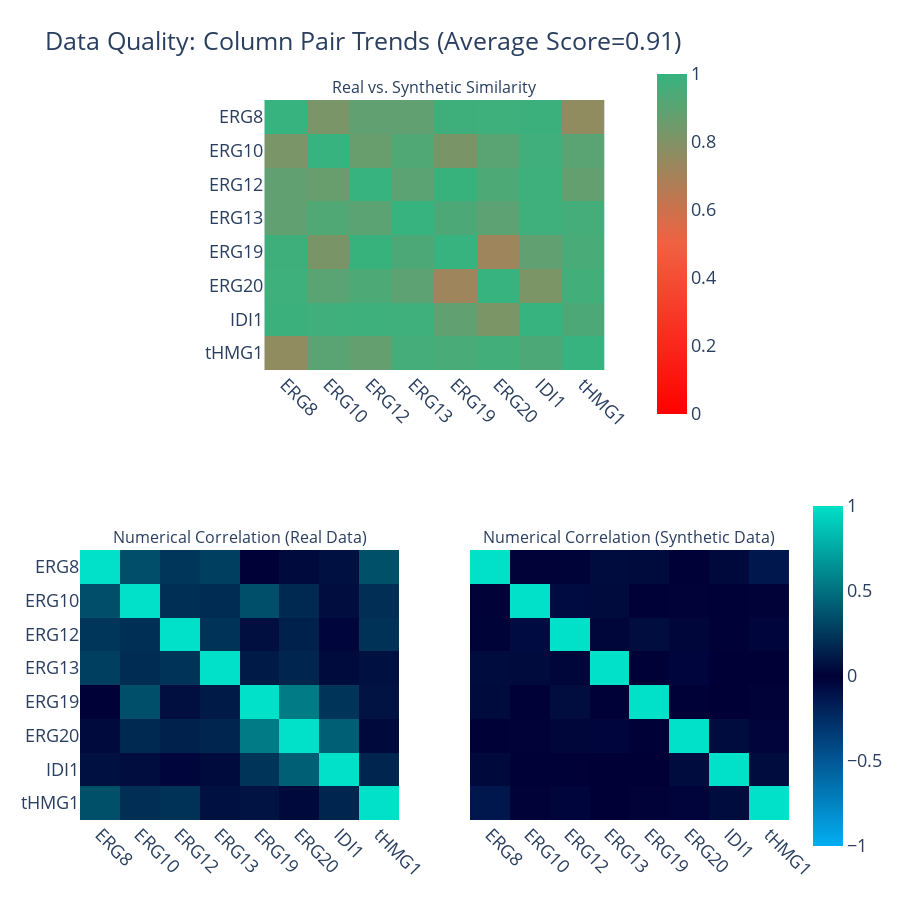

Write notebook code for a chart like this one.
### Code cell
pp = quality_report.get_visualization('Column Pair Trends')
pio.renderers.default = "vscode"
pp

### Figure 1 — Plotly figure (JSON) as saved in the notebook; plotly's stock layout.template omitted (floating-point values rounded to 4 significant figures)
{"data": [{"coloraxis": "coloraxis", "hovertemplate": "<b>Column Pair</b><br>(%{x},%{y})<br><br>Similarity: %{z}<extra></extra>", "type": "heatmap", "x": ["ERG8", "ERG10", "ERG12", "ERG13", "ERG19", "ERG20", "IDI1", "tHMG1"], "xaxis": "x", "y": ["ERG8", "ERG10", "ERG12", "ERG13", "ERG19", "ERG20", "IDI1", "tHMG1"], "yaxis": "y", "z": [[1, 0.819, 0.886, 0.885, 0.978, 0.981, 0.984, 0.757], [0.819, 1, 0.865, 0.93, 0.82, 0.903, 0.973, 0.903], [0.886, 0.865, 1, 0.9, 0.995, 0.938, 0.98, 0.876], [0.885, 0.93, 0.9, 1, 0.94, 0.898, 0.976, 0.961], [0.978, 0.82, 0.995, 0.94, 1, 0.72, 0.884, 0.952], [0.981, 0.903, 0.938, 0.898, 0.72, 1, 0.815, 0.969], [0.984, 0.973, 0.98, 0.976, 0.884, 0.815, 1, 0.941], [0.757, 0.903, 0.876, 0.961, 0.952, 0.969, 0.941, 1]]}, {"coloraxis": "coloraxis2", "customdata": [[1, -0.012, 0.012, 0.052, 0.049, 0.008, 0.039, -0.13], [-0.012, 1, -0.062, 0.051, -0.006, -0.011, 0.003, 0.011], [0.012, -0.062, 1, 0.029, 0.057, 0.026, 0.009, -0.029], [0.052, 0.051, 0.029, 1, -0.003, -0.036, 0, -0.001], [0.049, -0.006, 0.057, -0.003, 1, -0.007, 0, -0.013], [0.008, -0.011, 0.026, -0.036, -0.007, 1, 0.052, -0.021], [0.039, 0.003, 0.009, 0, 0, 0.052, 1, 0.052], [-0.13, 0.011, -0.029, -0.001, -0.013, -0.021, 0.052, 1]], "hovertemplate": "<b>Correlation</b><br>(%{x},%{y})<br><br>Synthetic: %{z}<br>(vs. Real: %{customdata})<extra></extra>", "type": "heatmap", "x": ["ERG8", "ERG10", "ERG12", "ERG13", "ERG19", "ERG20", "IDI1", "tHMG1"], "xaxis": "x2", "y": ["ERG8", "ERG10", "ERG12", "ERG13", "ERG19", "ERG20", "IDI1", "tHMG1"], "yaxis": "y2", "z": [[1, 0.349, 0.24, 0.281, 0.006, 0.046, 0.072, 0.356], [0.349, 1, 0.209, 0.19, 0.354, 0.182, 0.057, 0.206], [0.24, 0.209, 1, 0.229, 0.068, 0.149, -0.031, 0.219], [0.281, 0.19, 0.229, 1, 0.117, 0.168, 0.048, 0.076], [0.006, 0.354, 0.068, 0.117, 1, 0.553, 0.232, 0.083], [0.046, 0.182, 0.149, 0.168, 0.553, 1, 0.422, 0.041], [0.072, 0.057, -0.031, 0.048, 0.232, 0.422, 1, 0.169], [0.356, 0.206, 0.219, 0.076, 0.083, 0.041, 0.169, 1]]}, {"coloraxis": "coloraxis2", "customdata": [[1, 0.349, 0.24, 0.281, 0.006, 0.046, 0.072, 0.356], [0.349, 1, 0.209, 0.19, 0.354, 0.182, 0.057, 0.206], [0.24, 0.209, 1, 0.229, 0.068, 0.149, -0.031, 0.219], [0.281, 0.19, 0.229, 1, 0.117, 0.168, 0.048, 0.076], [0.006, 0.354, 0.068, 0.117, 1, 0.553, 0.232, 0.083], [0.046, 0.182, 0.149, 0.168, 0.553, 1, 0.422, 0.041], [0.072, 0.057, -0.031, 0.048, 0.232, 0.422, 1, 0.169], [0.356, 0.206, 0.219, 0.076, 0.083, 0.041, 0.169, 1]], "hovertemplate": "<b>Correlation</b><br>(%{x},%{y})<br><br>Synthetic: %{z}<br>(vs. Real: %{customdata})<extra></extra>", "type": "heatmap", "x": ["ERG8", "ERG10", "ERG12", "ERG13", "ERG19", "ERG20", "IDI1", "tHMG1"], "xaxis": "x3", "y": ["ERG8", "ERG10", "ERG12", "ERG13", "ERG19", "ERG20", "IDI1", "tHMG1"], "yaxis": "y3", "z": [[1, -0.012, 0.012, 0.052, 0.049, 0.008, 0.039, -0.13], [-0.012, 1, -0.062, 0.051, -0.006, -0.011, 0.003, 0.011], [0.012, -0.062, 1, 0.029, 0.057, 0.026, 0.009, -0.029], [0.052, 0.051, 0.029, 1, -0.003, -0.036, 0, -0.001], [0.049, -0.006, 0.057, -0.003, 1, -0.007, 0, -0.013], [0.008, -0.011, 0.026, -0.036, -0.007, 1, 0.052, -0.021], [0.039, 0.003, 0.009, 0, 0, 0.052, 1, 0.052], [-0.13, 0.011, -0.029, -0.001, -0.013, -0.021, 0.052, 1]]}], "layout": {"annotations": [{"font": {"size": 16}, "showarrow": false, "text": "Real vs. Synthetic Similarity", "x": 0.5, "xanchor": "center", "xref": "paper", "y": 1, "yanchor": "bottom", "yref": "paper"}, {"font": {"size": 16}, "showarrow": false, "text": "Numerical Correlation (Real Data)", "x": 0.225, "xanchor": "center", "xref": "paper", "y": 0.375, "yanchor": "bottom", "yref": "paper"}, {"font": {"size": 16}, "showarrow": false, "text": "Numerical Correlation (Synthetic Data)", "x": 0.775, "xanchor": "center", "xref": "paper", "y": 0.375, "yanchor": "bottom", "yref": "paper"}], "coloraxis": {"cmax": 1, "cmin": 0, "colorbar": {"len": 0.5, "x": 0.8, "y": 0.8}, "colorscale": [[0, "#FF0000"], [0.5, "#F16141"], [1, "#36B37E"]]}, "coloraxis2": {"cmax": 1, "cmin": -1, "colorbar": {"len": 0.5, "y": 0.2}, "colorscale": [[0, "#03AFF1"], [0.5, "#000036"], [1, "#01E0C9"]]}, "font": {"size": 18}, "height": 900, "title": {"text": "Data Quality: Column Pair Trends (Average Score=0.91)"}, "width": 900, "xaxis": {"anchor": "y", "domain": [0.26, 0.74], "tickangle": 45}, "xaxis2": {"anchor": "y2", "domain": [0, 0.45], "tickangle": 45}, "xaxis3": {"anchor": "y3", "domain": [0.55, 1], "matches": "x2", "tickangle": 45}, "yaxis": {"anchor": "x", "autorange": "reversed", "domain": [0.625, 1]}, "yaxis2": {"anchor": "x2", "autorange": "reversed", "domain": [0, 0.375]}, "yaxis3": {"anchor": "x3", "autorange": "reversed", "domain": [0, 0.375], "matches": "y2", "visible": false}}}
